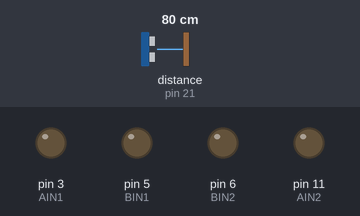
This sketch was run on a simulated Arduino Uno, built for the host (arithmetic inside an expression is 32-bit, double 64-bit). Parts: output pins drawn as LEDs (lit = HIGH). Inputs (shaded band) come from the test bench; at power-on: distance to the obstacle (sensor on pin 21) 80 cm.

Above: at 2.1 s.
2.2 s: distance to the obstacle (sensor on pin 21) set to 32 cm
3.7 s: distance to the obstacle (sensor on pin 21) set to 29 cm
At 3.88 s:
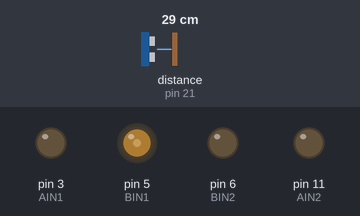
6.7 s: distance to the obstacle (sensor on pin 21) set to 2 cm
At 6.86 s:
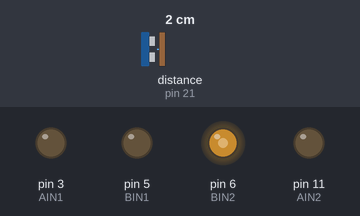
9.7 s: distance to the obstacle (sensor on pin 21) set to 9 cm
At 11.1 s:
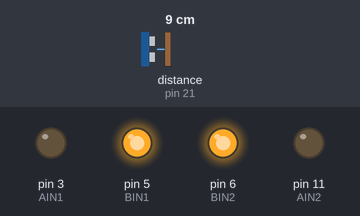
Timing chart, 0 to 12.2 s (numbered marks = the images above; inputs shaded):
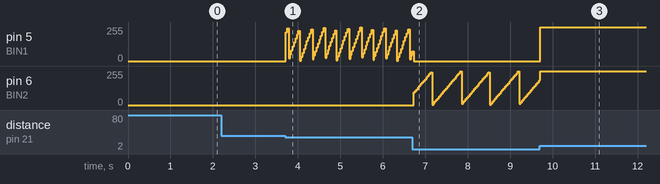

Measured:
- the behaviour switches between 30 and 29 cm on distance to the obstacle (sensor on pin 21) (found by bisection; images 0 and 1)
- after the input at 2.2 s, every drawn part: stays the same
- after the input at 3.7 s, pin 5 (BIN1): ramps from 2/255 to 255/255 and jumps back, once every 0.30 s
- after the input at 6.7 s, pin 6 (BIN2): ramps from 2/255 to 252/255 and jumps back, once every 0.70 s
- after the input at 9.7 s, pin 5 (BIN1): 0/255 → 255/255 at once

The sketch:

Exercise-A3.1.ino
```cpp
#include <Wire.h>

#include <VL53L0X.h>

#include "RumiCar.h"

VL53L0X sensor0;
VL53L0X sensor1;
VL53L0X sensor2;

int iBuf = 0;

void setup()
{
  RC_setup();
}

void loop()
{
int ispeed = 255;
int idist1;
int sDist = 100;
int K_OFF = 64;
int KP = 200;
int KI = 20;
int sP;
long sI;
int sDrive;
int dDist;

  idist1=sensor1.readRangeSingleMillimeters();    // 距離計測
  dDist = idist1 - sDist;                         // 差分

  if ( idist1 < 300 ){                            // 30cm 以内のみ動作
    sP = (dDist * KP) / 100;                      // P項
    iBuf += (sP * KI);                            // 積分
    sI = iBuf >> 8;                               // I項
    sDrive = sP + sI;                             // 指令値
    constrain(sDrive,-255,255);                   // Limit
//    sDrive = sP;
    if ( dDist > 10 ){                            // Direction
      RC_drive(FORWARD,(sDrive + K_OFF));
    }else if (dDist < -10){
      RC_drive(REVERSE,((-sDrive) + K_OFF));
      }else{                                      // +-10mm 以内は停止
        RC_drive(BRAKE,ispeed);                   // Brake
        iBuf = 0;                                 // 積分クリア
      }
  }else{
      RC_drive(FREE,ispeed);                      // Free
      iBuf = 0;                                   // 積分クリア
  }
//  Serial.print("dDis:");      Serial.print(dDist);
//  Serial.print("  sP:");      Serial.print(sP);
//  Serial.print("  sI:");      Serial.print(sI);
//  Serial.print("  sDrive:");  Serial.print(sDrive);
//  Serial.println();
}
```

RumiCar.h
```cpp
// RumiCar include
//操舵用の設定
#define LEFT   0
#define CENTER 1
#define RIGHT  2

//走行用の設定
#define FREE    0
#define REVERSE 1
#define FORWARD 2
#define BRAKE   3

#if defined ESP32
#define RC_analogWrite ledcWrite
#define SHUT0 19
#define SHUT1 18
#define SHUT2 05

//Aが操舵、Bが走行
int AIN1 = 04;
int AIN2 = 26;
int BIN1 = 27;
int BIN2 = 25;

#else
#define RC_analogWrite analogWrite
//SHUTはディジタルピン,A0はD14,以降同じ、注意すること
#define SHUT0 14
#define SHUT1 15
#define SHUT2 16

//Aが操舵、Bが走行
int AIN1 = 03;
int AIN2 = 11;
int BIN1 = 05;
int BIN2 = 06;
#endif

// Uncomment this line to use long range mode. This
// increases the sensitivity of the sensor and extends its
// potential range, but increases the likelihood of getting
// an inaccurate reading because of reflections from objects
// other than the intended target. It works best in dark
// conditions.

//#define LONG_RANGE


// Uncomment ONE of these two lines to get
// - higher speed at the cost of lower accuracy OR
// - higher accuracy at the cost of lower speed

#define HIGH_SPEED
//#define HIGH_ACCURACY
```

RumiCar.ino
```cpp
// RumiCar Libraly

// RumiCar delay:PWM 周波数変更しているためTimer0を調整
void RC_delay(unsigned long tim)
{
#if defined ESP32
  delay(tim);
#else
  delay(tim / 4);
#endif
}

void RC_setup()
{
  Serial.begin(9600);
  pinMode(AIN1, OUTPUT);
  pinMode(AIN2, OUTPUT);
  pinMode(BIN1, OUTPUT);
  pinMode(BIN2, OUTPUT);
  pinMode(SHUT0, OUTPUT);
  pinMode(SHUT1, OUTPUT);
  pinMode(SHUT2, OUTPUT);

  digitalWrite(SHUT0, LOW);
  digitalWrite(SHUT1, LOW);
  digitalWrite(SHUT2, LOW);
  delay(150);
  Wire.begin();
  //sensor0
  pinMode(SHUT0, INPUT);
  delay(150);
  sensor0.init(true);
  delay(100);
  sensor0.setAddress((uint8_t)20);
  sensor0.setTimeout(500);
  //sensor1
  pinMode(SHUT1, INPUT);
  delay(150);
  sensor1.init(true);
  delay(100);
  sensor1.setAddress((uint8_t)21);
  sensor1.setTimeout(500);
  //sensor2
  pinMode(SHUT2, INPUT);
  delay(150);
  sensor2.init(true);
  delay(100);
  sensor2.setAddress((uint8_t)22);
  sensor2.setTimeout(500);

  //  sensor.init();
  //  sensor.setTimeout(500);

#if defined LONG_RANGE
  // lower the return signal rate limit (default is 0.25 MCPS)
  sensor0.setSignalRateLimit(0.1);
  sensor1.setSignalRateLimit(0.1);
  sensor2.setSignalRateLimit(0.1);
  // increase laser pulse periods (defaults are 14 and 10 PCLKs)
  sensor0.setVcselPulsePeriod(VL53L0X::VcselPeriodPreRange, 18);
  sensor1.setVcselPulsePeriod(VL53L0X::VcselPeriodPreRange, 18);
  sensor2.setVcselPulsePeriod(VL53L0X::VcselPeriodPreRange, 18);
  sensor0.setVcselPulsePeriod(VL53L0X::VcselPeriodFinalRange, 14);
  sensor1.setVcselPulsePeriod(VL53L0X::VcselPeriodFinalRange, 14);
  sensor2.setVcselPulsePeriod(VL53L0X::VcselPeriodFinalRange, 14);
#endif

#if defined HIGH_SPEED
  // reduce timing budget to 20 ms (default is about 33 ms)
  sensor0.setMeasurementTimingBudget(20000);
  sensor1.setMeasurementTimingBudget(20000);
  sensor2.setMeasurementTimingBudget(20000);
#elif defined HIGH_ACCURACY
  // increase timing budget to 200 ms
  sensor0.setMeasurementTimingBudget(200000);
  sensor1.setMeasurementTimingBudget(200000);
  sensor2.setMeasurementTimingBudget(200000);
#endif

  sensor0.startContinuous();
  sensor1.startContinuous();
  sensor2.startContinuous();

#if defined ESP32
//ESP32の場合はピン番号ではなくチャンネルでPWMを行うのでチャンネルとして再設定
#define PWM_level 8
// 8の場合8bitの解像度でArduinoと同じESPは16bit迄行ける？
//モータのPWMのチャンネル、周波数の設定
ledcSetup(0, 490, PWM_level);
ledcSetup(1, 490, PWM_level);
ledcSetup(2, 960, PWM_level);
ledcSetup(3, 960, PWM_level);

//モータのピンとチャンネルの設定
ledcAttachPin(AIN1, 0);
ledcAttachPin(AIN2, 1);
ledcAttachPin(BIN1, 2);
ledcAttachPin(BIN2, 3);
//pin番号をチャンネル番号に上書き
AIN1 = 0;
AIN2 = 1;
BIN1 = 2;
BIN2 = 3;

#endif
// Timer0 変更
 TCCR0B &= B11111000;
//  TCCR0B |= B00000001;                      // 1分周=   16M/   1/256=62.5kHz
//  TCCR0B |= B00000010;                      // 8分周=   16M/   8/256=7.8kHz
//  TCCR0B |= B00000011;                      // 64分周=  16M/  64/256=976Hz  #default
  TCCR0B |= B00000100;                      // 256分周= 16M/ 256/256=244Hz
//  TCCR0B |= B00000101;                      // 1024分周=16M/1024/256=61Hz

// Arduino nano の場合
// 分周比を変えてPWM周期を変える，Timer0のdelay()時間がずれるから注意
// Timer1/2 はPWM周期変えてもdelay()に影響しない
// RC_delay() を使うこと

  RC_analogWrite(AIN1, 0);
  RC_analogWrite(AIN2, 0);
  RC_analogWrite(BIN1, 0);
  RC_analogWrite(BIN2, 0);


}
//操舵の関数
int RC_steer (int direc ){
  if ( direc == RIGHT ){
    RC_analogWrite(AIN1,255);
    RC_analogWrite(AIN2,0);
  }else if ( direc == LEFT ){
    RC_analogWrite(AIN1,0);
    RC_analogWrite(AIN2,255);
  }else if ( direc == CENTER ){
    RC_analogWrite(AIN1,0);
    RC_analogWrite(AIN2,0);
  }else{
    return 0;
  }
}

//走行の関数
int RC_drive(int direc, int ipwm){
  if ( direc == FREE ){
    RC_analogWrite(BIN1,0);
    RC_analogWrite(BIN2,0);
  }else if ( direc == REVERSE ){
    RC_analogWrite(BIN1,0);
    RC_analogWrite(BIN2,ipwm);
  }else if ( direc == FORWARD ){
    RC_analogWrite(BIN1,ipwm);
    RC_analogWrite(BIN2,0);
  }else if ( direc == BRAKE ){
    RC_analogWrite(BIN1,ipwm);
    RC_analogWrite(BIN2,ipwm);
  }else{
    return 0;
  }
}
```
